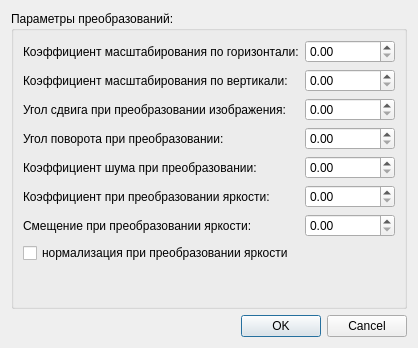
<?xml version="1.0" encoding="UTF-8"?>
<ui version="4.0">
 <class>TransformSettingsDialog</class>
 <widget class="QDialog" name="TransformSettingsDialog">
  <property name="geometry">
   <rect>
    <x>0</x>
    <y>0</y>
    <width>418</width>
    <height>348</height>
   </rect>
  </property>
  <property name="sizePolicy">
   <sizepolicy hsizetype="Maximum" vsizetype="Maximum">
    <horstretch>0</horstretch>
    <verstretch>0</verstretch>
   </sizepolicy>
  </property>
  <property name="windowTitle">
   <string>Параметры</string>
  </property>
  <layout class="QVBoxLayout" name="verticalLayout">
   <item>
    <widget class="QGroupBox" name="groupBox">
     <property name="title">
      <string>Параметры преобразований:</string>
     </property>
     <layout class="QFormLayout" name="formLayout">
      <item row="0" column="0">
       <widget class="QLabel" name="label">
        <property name="text">
         <string>Коэффициент масштабирования по горизонтали:</string>
        </property>
       </widget>
      </item>
      <item row="0" column="1">
       <widget class="QDoubleSpinBox" name="scaleHQuotSpinBox"/>
      </item>
      <item row="1" column="0">
       <widget class="QLabel" name="label_2">
        <property name="text">
         <string>Коэффициент масштабирования по вертикали:</string>
        </property>
       </widget>
      </item>
      <item row="1" column="1">
       <widget class="QDoubleSpinBox" name="scaleVQuotSpinBox"/>
      </item>
      <item row="2" column="0">
       <widget class="QLabel" name="label_3">
        <property name="text">
         <string>Угол сдвига при преобразовании изображения:</string>
        </property>
       </widget>
      </item>
      <item row="2" column="1">
       <widget class="QDoubleSpinBox" name="biasAngleSpinBox">
        <property name="maximum">
         <double>89.989999999999995</double>
        </property>
       </widget>
      </item>
      <item row="3" column="0">
       <widget class="QLabel" name="label_4">
        <property name="text">
         <string>Угол поворота при преобразовании:</string>
        </property>
       </widget>
      </item>
      <item row="3" column="1">
       <widget class="QDoubleSpinBox" name="rotateAngleSpinBox">
        <property name="maximum">
         <double>360.000000000000000</double>
        </property>
       </widget>
      </item>
      <item row="4" column="0">
       <widget class="QLabel" name="label_5">
        <property name="text">
         <string>Коэффициент шума при преобразовании:</string>
        </property>
       </widget>
      </item>
      <item row="4" column="1">
       <widget class="QDoubleSpinBox" name="noiseQuotSpinBox">
        <property name="maximum">
         <double>1.000000000000000</double>
        </property>
       </widget>
      </item>
      <item row="5" column="0">
       <widget class="QLabel" name="label_6">
        <property name="text">
         <string>Коэффициент при преобразовании яркости:</string>
        </property>
       </widget>
      </item>
      <item row="6" column="0">
       <widget class="QLabel" name="label_7">
        <property name="text">
         <string>Смещение при преобразовании яркости:</string>
        </property>
       </widget>
      </item>
      <item row="5" column="1">
       <widget class="QDoubleSpinBox" name="brightQuotSpinBox">
        <property name="maximum">
         <double>100.000000000000000</double>
        </property>
       </widget>
      </item>
      <item row="6" column="1">
       <widget class="QDoubleSpinBox" name="brightBiasSpinBox">
        <property name="maximum">
         <double>1.000000000000000</double>
        </property>
       </widget>
      </item>
      <item row="7" column="0">
       <widget class="QCheckBox" name="brightNormaliseCheckBox">
        <property name="text">
         <string>нормализация при преобразовании яркости</string>
        </property>
       </widget>
      </item>
     </layout>
    </widget>
   </item>
   <item>
    <widget class="QDialogButtonBox" name="buttonBox">
     <property name="orientation">
      <enum>Qt::Horizontal</enum>
     </property>
     <property name="standardButtons">
      <set>QDialogButtonBox::Cancel|QDialogButtonBox::Ok</set>
     </property>
    </widget>
   </item>
  </layout>
 </widget>
 <resources/>
 <connections>
  <connection>
   <sender>buttonBox</sender>
   <signal>accepted()</signal>
   <receiver>TransformSettingsDialog</receiver>
   <slot>accept()</slot>
   <hints>
    <hint type="sourcelabel">
     <x>248</x>
     <y>254</y>
    </hint>
    <hint type="destinationlabel">
     <x>157</x>
     <y>274</y>
    </hint>
   </hints>
  </connection>
  <connection>
   <sender>buttonBox</sender>
   <signal>rejected()</signal>
   <receiver>TransformSettingsDialog</receiver>
   <slot>reject()</slot>
   <hints>
    <hint type="sourcelabel">
     <x>316</x>
     <y>260</y>
    </hint>
    <hint type="destinationlabel">
     <x>286</x>
     <y>274</y>
    </hint>
   </hints>
  </connection>
 </connections>
</ui>
